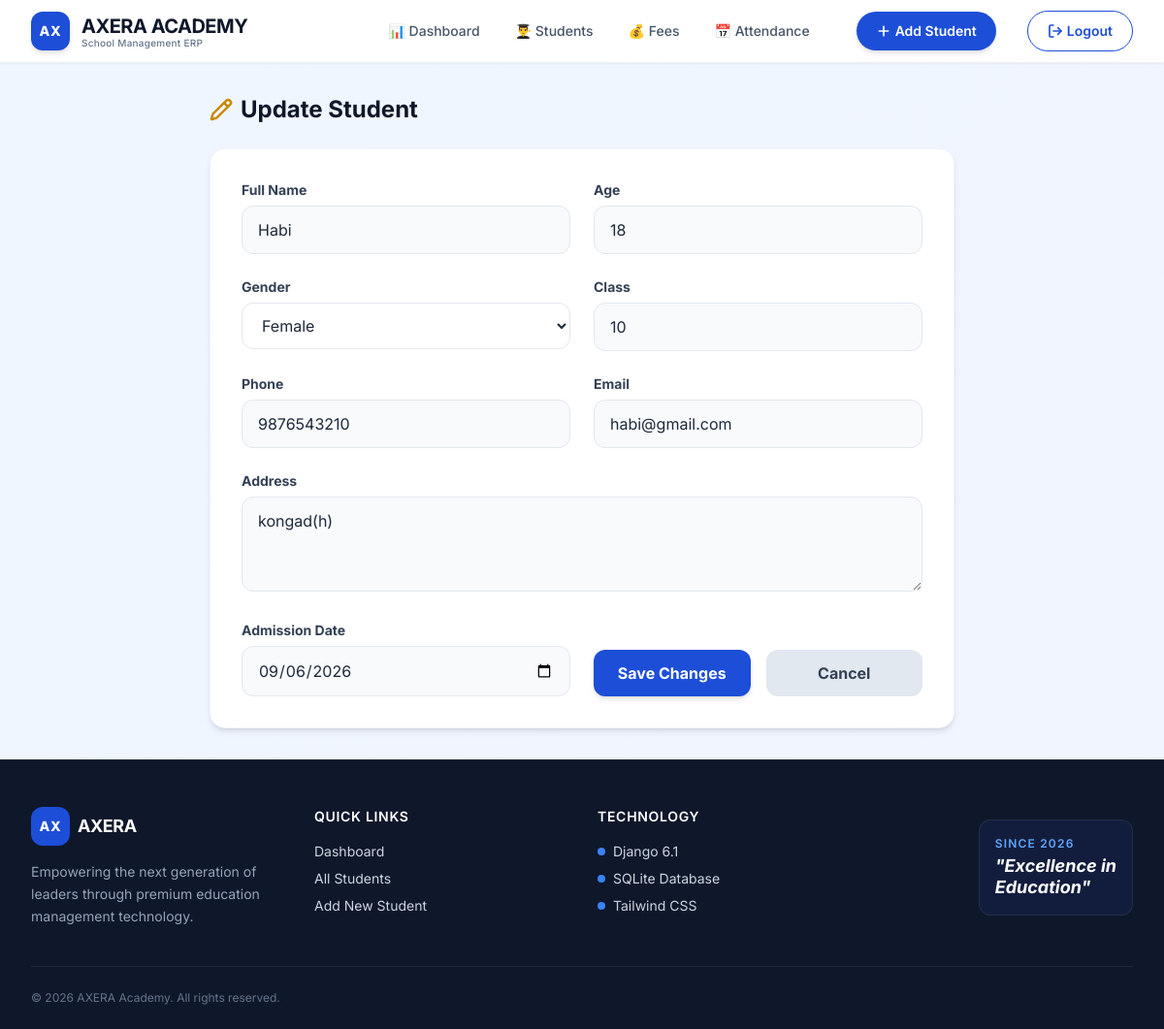
Page /update/23/ (signed in) on the committed database.
### students/models.py (models this page shows, shortened)
class Student(models.Model):
    GENDER_CHOICES = [
        ('Male', 'Male'),
        ('Female', 'Female'),
        ('Other', 'Other'),
    ]
    name = models.CharField(max_length=100)
    age = models.IntegerField()
    gender = models.CharField(max_length=10, choices=GENDER_CHOICES)
    class_name = models.CharField(max_length=50)
    phone = models.CharField(max_length=15)
    email = models.EmailField()
    address = models.TextField()
    admission_date = models.DateField(default=timezone.now)
    is_active = models.BooleanField(default=True)
    class Meta:
        ordering = ['-id']

### students/views.py (the view, shortened to what this page needs)
@login_required
def update_student(request, student_id):
    student = get_object_or_404(
        Student,
        id=student_id
    )
    return render(
        request,
        'update_student.html',
        {'student': student}
    )

### students/templates/update_student.html (shortened to what this page needs)
{% extends 'base.html' %}
{% block content %}
<div class="max-w-3xl mx-auto animate-fade-up">
    <div class="flex items-center gap-2 mb-6">
        <i data-lucide="pencil" class="w-6 h-6 text-yellow-600"></i>
        <h1 class="text-2xl font-bold text-slate-900">Update Student</h1>
    </div>
    <div class="bg-white rounded-2xl shadow-md border border-slate-100 p-6 sm:p-8">
        <form method="POST" class="grid grid-cols-1 md:grid-cols-2 gap-6">
            <div class="col-span-2 sm:col-span-1">
                <label class="block text-sm font-bold text-slate-700 mb-1.5">Full Name</label>
                <input type="text" name="name" value="{{ student.name }}" required
                       class="w-full px-4 py-3 border border-slate-200 rounded-xl focus:ring-2 focus:ring-blue-500 focus:border-transparent outline-none transition bg-slate-50 hover:bg-white">
            </div>
            <div class="col-span-2 sm:col-span-1">
                <label class="block text-sm font-bold text-slate-700 mb-1.5">Age</label>
                <input type="number" name="age" value="{{ student.age }}" required
                       class="w-full px-4 py-3 border border-slate-200 rounded-xl focus:ring-2 focus:ring-blue-500 focus:border-transparent outline-none transition bg-slate-50 hover:bg-white">
            </div>
            <div class="col-span-2 sm:col-span-1">
                <label class="block text-sm font-bold text-slate-700 mb-1.5">Gender</label>
                <select name="gender" required class="w-full px-4 py-3 border border-slate-200 rounded-xl focus:ring-2 focus:ring-blue-500 focus:border-transparent outline-none transition bg-white">
                    <option value="Female" {% if student.gender == 'Female' %}selected{% endif %}>Female</option>
                </select>
            </div>
            <div class="col-span-2 sm:col-span-1">
                <label class="block text-sm font-bold text-slate-700 mb-1.5">Class</label>
                <input type="text" name="class_name" value="{{ student.class_name }}" required
                       class="w-full px-4 py-3 border border-slate-200 rounded-xl focus:ring-2 focus:ring-blue-500 focus:border-transparent outline-none transition bg-slate-50 hover:bg-white">
            </div>
            <div class="col-span-2 sm:col-span-1">
                <label class="block text-sm font-bold text-slate-700 mb-1.5">Phone</label>
                <input type="text" name="phone" value="{{ student.phone }}" required
                       class="w-full px-4 py-3 border border-slate-200 rounded-xl focus:ring-2 focus:ring-blue-500 focus:border-transparent outline-none transition bg-slate-50 hover:bg-white">
            </div>
            <div class="col-span-2 sm:col-span-1">
                <label class="block text-sm font-bold text-slate-700 mb-1.5">Email</label>
                <input type="email" name="email" value="{{ student.email }}" required
                       class="w-full px-4 py-3 border border-slate-200 rounded-xl focus:ring-2 focus:ring-blue-500 focus:border-transparent outline-none transition bg-slate-50 hover:bg-white">
            </div>
            <div class="md:col-span-2">
                <label class="block text-sm font-bold text-slate-700 mb-1.5">Address</label>
                <textarea name="address" rows="3" required class="w-full px-4 py-3 border border-slate-200 rounded-xl focus:ring-2 focus:ring-blue-500 focus:border-transparent outline-none transition bg-slate-50 hover:bg-white">{{ student.address }}</textarea>
            </div>
            <div class="col-span-2 sm:col-span-1">
                <label class="block text-sm font-bold text-slate-700 mb-1.5">Admission Date</label>
                <input type="date" name="admission_date" value="{{ student.admission_date|date:'Y-m-d' }}" required
                       class="w-full px-4 py-3 border border-slate-200 rounded-xl focus:ring-2 focus:ring-blue-500 focus:border-transparent outline-none transition bg-slate-50 hover:bg-white">
            </div>
            <div class="flex items-end pt-2 col-span-2 sm:col-span-1 gap-4">
                <button type="submit" class="w-full bg-blue-700 hover:bg-blue-800 text-white font-bold py-3 px-4 rounded-xl shadow-md hover:shadow-lg transition-all duration-300 hover:scale-[1.02]">
                    Save Changes
                </button>
                <a href="{% url 'student_list' %}" class="w-full text-center bg-slate-200 hover:bg-slate-300 text-slate-700 font-bold py-3 px-4 rounded-xl transition-all duration-300">
                    Cancel
                </a>
            </div>
        </form>
    </div>
</div>
{% endblock %}

### students/static/css/style.css (style rules this page uses)
body { background: linear-gradient(135deg, #eff6ff 0%, #f0f4ff 30%, #fff7ed 70%, #fef3c7 100%); background-size: 400% 400%; animation: gradientMove 20s ease-in-out infinite alternate; font-family: 'Inter', -apple-system, BlinkMacSystemFont, "Segoe UI", Roboto, Helvetica, Arial, sans-serif; min-height: 100vh; position: relative; }
button, a, input, select, textarea { transition: all 0.2s ease-in-out; }
.lucide { stroke-width: 2.5; }
input, select, textarea { width: 100%; padding: 10px 14px; border: 1px solid #e2e8f0; border-radius: 10px; font-size: 14px; transition: all 0.2s; background: white; }
.animate-fade-up { animation: fadeInUp 0.6s ease-out forwards; }

### templates/base.html (style rules this page uses)
.animate-fade-up { animation: fadeInUp 0.6s ease-out forwards; }
body { font-family: 'Inter', sans-serif; }

### rows in the picture
Student: name "Habi", age "18", gender "Female", class_name "10", phone "9876543210", email "habi@gmail.com", address "kongad(h)", admission_date "09/06/2026"
